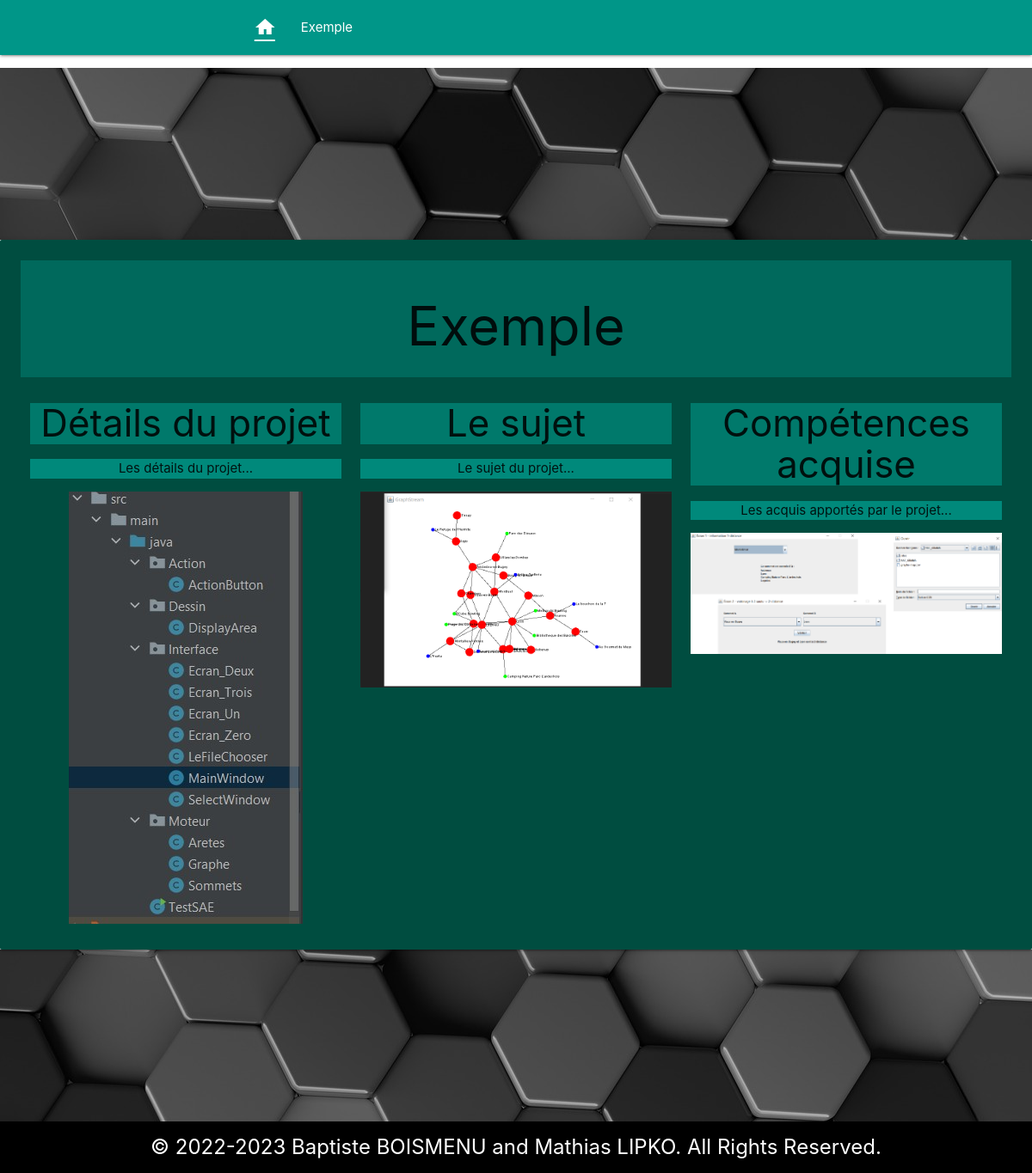
Screenshot of /projet.php?id=5 with the database file from the repository.
### tables this page shows
CREATE TABLE `project_page` (
  `id` int(3) NOT NULL,
  `project_title` varchar(50) NOT NULL,
  `project_details` varchar(1000) NOT NULL,
  `details_img` varchar(50) NOT NULL,
  `details_alt` varchar(50) NOT NULL,
  `project_subject` varchar(1000) NOT NULL,
  `subject_img` varchar(50) NOT NULL,
  `subject_alt` varchar(50) NOT NULL,
  `project_teachings` varchar(1000) NOT NULL,
  `teachings_img` varchar(50) NOT NULL,
  `teachings_alt` varchar(50) NOT NULL
);

### php/contents/project_page.php (the view, shortened to what this page needs)
<?php require_once "php/config.php" ?>
<?php
$sql = "SELECT * FROM project_page WHERE id = :project_id";
$dataBinded = array(
    ':project_id' => $_GET['id'],
);
$pre = $pdo -> prepare($sql);
$pre -> execute($dataBinded);
$projectData = $pre->fetchAll(PDO::FETCH_ASSOC);
foreach($projectData as $data)
{
  $title = $data['project_title'];
  $details = $data['project_details'];
  $details_img = $data['details_img'];
  $details_alt = $data['details_alt'];
  $subject = $data['project_subject'];
  $subject_img = $data['subject_img'];
  $subject_alt = $data['subject_alt'];
  $teachings = $data['project_teachings'];
  $teachings_img = $data['teachings_img'];
  $teachings_alt = $data['teachings_alt'];
}
?>
<div class="col s12 teal darken-3"><h1 id="text-vid"><?php echo $title ?></h1></div>
<div class="col l4 s12">
  <h3 class="teal darken-2">Détails du projet</h3>
  <p class="teal darken-1"><?php echo $details ?></p>
  <img src="<?php echo $details_img ?>" alt="<?php echo $details_alt ?>" class="responsive-img">
</div>
<div class="col l4 s12">
  <h3 class="teal darken-2">Le sujet</h3>
  <p class="teal darken-1"><?php echo $subject ?></p>
  <img src="<?php echo $subject_img ?>" alt="<?php echo $subject_alt ?>" class="responsive-img">
</div>
<div class="col l4 s12">
  <h3 class="teal darken-2">Compétences acquise</h3>
  <p class="teal darken-1"><?php echo $teachings ?></p>
  <img src="<?php echo $teachings_img ?>" alt="<?php echo $teachings_alt ?>" class="responsive-img">
</div>

### projet.php (shortened to what this page needs)
<!DOCTYPE html>
<html>
  <head>
    <link type="text/css" rel="stylesheet" href="css/materialize.css"  media="screen,projection"/>
    <link type="text/css" rel="stylesheet" href="css/style-projet.css"  media="screen,projection"/>
  </head>
  <?php require "php/contents/responsive_navbar.php" ?>
  <div class="parallax-container">
    <div class="parallax"><img src="asset/hexagon-background.jpg"></div>
  </div>
  <div class="col s12 m2 card-panel row center-align teal darken-4 margin0">
    <?php require_once "php/contents/project_page.php" ?>
  </div>
  <div class="parallax-container">
    <div class="parallax"><img src="asset/hexagon-background.jpg"></div>
  </div>
  <footer class="center black">
    <p class="white-text margin0">  <span id="trigger1">&copy;</span> 2022-2023 Baptiste BOISMENU and Mathias LIPKO. All Rights Reserved. </p>
  </footer>
  </body>
</html>

### php/contents/responsive_navbar.php (shortened to what this page needs)
<?php require_once "php/config.php" ?>
<nav class="nav-wrapper teal">
  <div class="container">
    <ul class="left hide-on-med-and-down">
      <li><a href="index.php#home"><i id="current" class="material-icons">home</i></a></li>
      <?php
      $sql = "SELECT * FROM project_page";
      $pre = $pdo -> prepare($sql);
      $pre -> execute();
      $listProject = $pre->fetchAll(PDO::FETCH_ASSOC);
          foreach($listProject as $project)
          {
              echo "<li><a href=\"projet.php?id=".$project['id']."\">".$project['project_title']."</a></li>";
          };
      ?>
    </ul>
  </div>
</nav>

### css/style-projet.css (style rules this page uses)
nav ul { margin-left: 12%; }
nav ul i { height: 64px !important; line-height: 64px !important; }
#current { font-weight: bold; text-decoration: underline; }
.parallax-container { height:25vh; }
.margin0 { margin-top: 0px!important; margin-bottom: 0px!important; }
footer p { font-size: 2vw; position: sticky; padding-top: 1%; padding-bottom: 1%;S }

### rows the page displays
project_page: project_title "Exemple", project_details "Les détails du projet...", details_img (picture), project_subject "Le sujet du projet...", subject_img (picture), project_teachings "Les acquis apportés par le projet...", teachings_img (picture)
